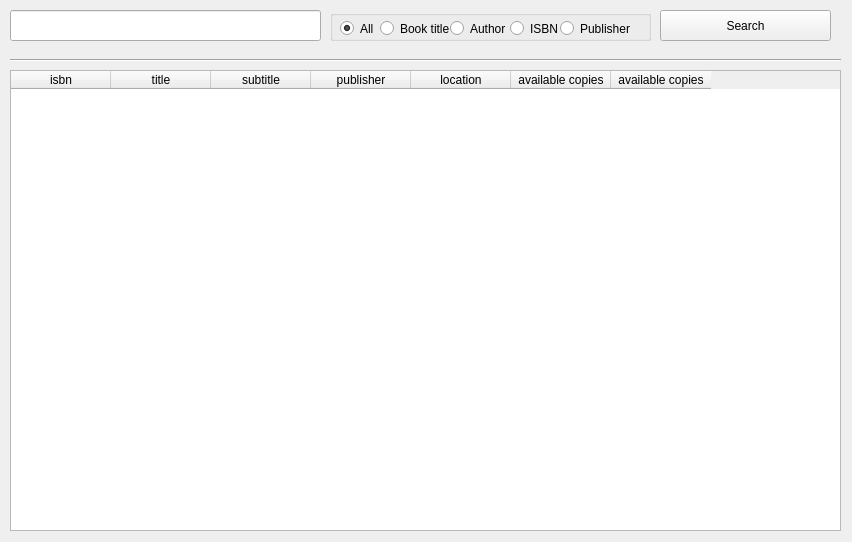
<?xml version="1.0" encoding="UTF-8"?>
<ui version="4.0">
 <class>Form</class>
 <widget class="QWidget" name="Form">
  <property name="geometry">
   <rect>
    <x>0</x>
    <y>0</y>
    <width>852</width>
    <height>542</height>
   </rect>
  </property>
  <property name="windowTitle">
   <string>Form</string>
  </property>
  <widget class="QLineEdit" name="search_box">
   <property name="geometry">
    <rect>
     <x>10</x>
     <y>10</y>
     <width>311</width>
     <height>31</height>
    </rect>
   </property>
  </widget>
  <widget class="QGroupBox" name="search_groupbox">
   <property name="geometry">
    <rect>
     <x>330</x>
     <y>10</y>
     <width>321</width>
     <height>31</height>
    </rect>
   </property>
   <property name="styleSheet">
    <string notr="true">font: 10pt &quot;Times New Roman&quot;;</string>
   </property>
   <property name="title">
    <string/>
   </property>
   <widget class="QRadioButton" name="default_rb">
    <property name="geometry">
     <rect>
      <x>10</x>
      <y>10</y>
      <width>41</width>
      <height>17</height>
     </rect>
    </property>
    <property name="text">
     <string>All </string>
    </property>
    <property name="checked">
     <bool>true</bool>
    </property>
   </widget>
   <widget class="QRadioButton" name="title_rb">
    <property name="geometry">
     <rect>
      <x>50</x>
      <y>10</y>
      <width>82</width>
      <height>17</height>
     </rect>
    </property>
    <property name="text">
     <string>Book title</string>
    </property>
   </widget>
   <widget class="QRadioButton" name="author_rb">
    <property name="geometry">
     <rect>
      <x>120</x>
      <y>10</y>
      <width>82</width>
      <height>17</height>
     </rect>
    </property>
    <property name="text">
     <string>Author</string>
    </property>
   </widget>
   <widget class="QRadioButton" name="isbn_rb">
    <property name="geometry">
     <rect>
      <x>180</x>
      <y>10</y>
      <width>82</width>
      <height>17</height>
     </rect>
    </property>
    <property name="text">
     <string>ISBN</string>
    </property>
   </widget>
   <widget class="QRadioButton" name="publication_rb">
    <property name="geometry">
     <rect>
      <x>230</x>
      <y>10</y>
      <width>82</width>
      <height>17</height>
     </rect>
    </property>
    <property name="text">
     <string>Publisher</string>
    </property>
   </widget>
  </widget>
  <widget class="QPushButton" name="search_button">
   <property name="geometry">
    <rect>
     <x>660</x>
     <y>10</y>
     <width>171</width>
     <height>31</height>
    </rect>
   </property>
   <property name="text">
    <string>Search</string>
   </property>
  </widget>
  <widget class="Line" name="divider_line">
   <property name="geometry">
    <rect>
     <x>10</x>
     <y>50</y>
     <width>831</width>
     <height>20</height>
    </rect>
   </property>
   <property name="orientation">
    <enum>Qt::Horizontal</enum>
   </property>
  </widget>
  <widget class="QTableWidget" name="tableWidget">
   <property name="geometry">
    <rect>
     <x>10</x>
     <y>70</y>
     <width>831</width>
     <height>461</height>
    </rect>
   </property>
   <column>
    <property name="text">
     <string>isbn</string>
    </property>
   </column>
   <column>
    <property name="text">
     <string>title</string>
    </property>
   </column>
   <column>
    <property name="text">
     <string>subtitle</string>
    </property>
   </column>
   <column>
    <property name="text">
     <string>publisher</string>
    </property>
   </column>
   <column>
    <property name="text">
     <string>location</string>
    </property>
   </column>
   <column>
    <property name="text">
     <string>available copies</string>
    </property>
   </column>
   <column>
    <property name="text">
     <string>available copies</string>
    </property>
   </column>
  </widget>
 </widget>
 <resources/>
 <connections/>
</ui>
